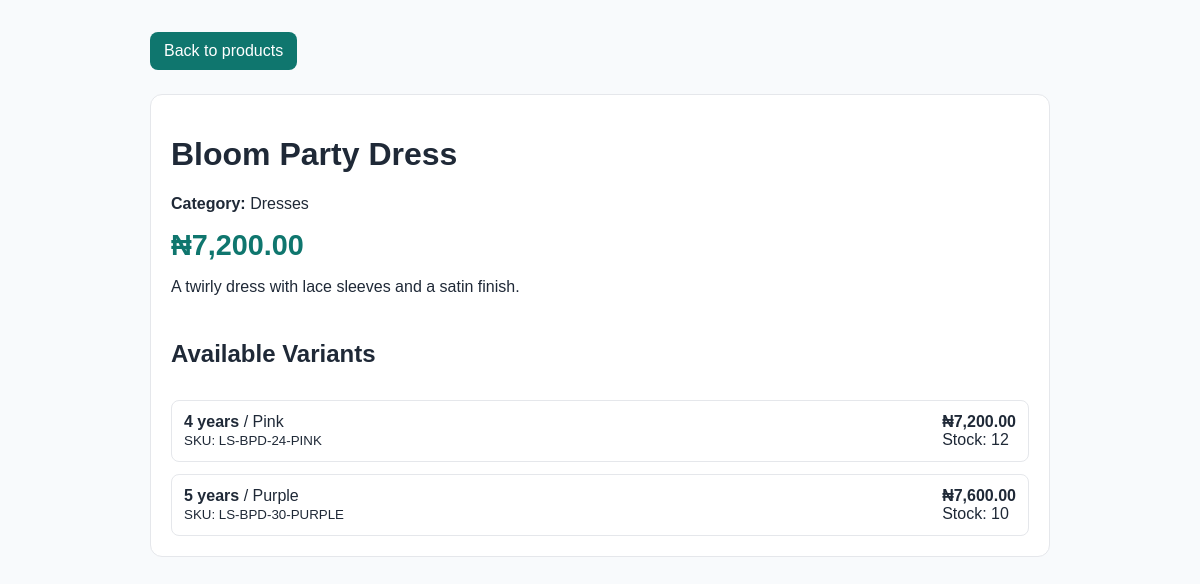
The app's page /product_detail.php?id=2 with its own data.
### tables this page shows
CREATE TABLE products (
    product_id BIGINT UNSIGNED NOT NULL AUTO_INCREMENT,
    category_id BIGINT UNSIGNED NOT NULL,
    product_name VARCHAR(180) NOT NULL,
    brand VARCHAR(100) DEFAULT NULL,
    description TEXT,
    base_price DECIMAL(10,2) NOT NULL,
    status ENUM('active', 'draft', 'out_of_stock', 'archived') NOT NULL DEFAULT 'active',
    is_featured TINYINT(1) NOT NULL DEFAULT 0,
    is_new_arrival TINYINT(1) NOT NULL DEFAULT 0,
    created_at TIMESTAMP NOT NULL DEFAULT CURRENT_TIMESTAMP,
    updated_at TIMESTAMP NOT NULL DEFAULT CURRENT_TIMESTAMP ON UPDATE CURRENT_TIMESTAMP,
    PRIMARY KEY (product_id),
    KEY idx_products_category (category_id),
    KEY idx_products_name (product_name),
    CONSTRAINT fk_products_category FOREIGN KEY (category_id)
        REFERENCES categories(category_id)
        ON UPDATE CASCADE
        ON DELETE RESTRICT,
    CHECK (base_price >= 0)
);

CREATE TABLE categories (
    category_id BIGINT UNSIGNED NOT NULL AUTO_INCREMENT,
    parent_category_id BIGINT UNSIGNED DEFAULT NULL,
    category_name VARCHAR(100) NOT NULL,
    slug VARCHAR(120) NOT NULL,
    description TEXT,
    status ENUM('active', 'inactive') NOT NULL DEFAULT 'active',
    created_at TIMESTAMP NOT NULL DEFAULT CURRENT_TIMESTAMP,
    updated_at TIMESTAMP NOT NULL DEFAULT CURRENT_TIMESTAMP ON UPDATE CURRENT_TIMESTAMP,
    PRIMARY KEY (category_id),
    UNIQUE KEY uq_categories_slug (slug),
    KEY idx_categories_parent (parent_category_id),
    CONSTRAINT fk_categories_parent FOREIGN KEY (parent_category_id)
        REFERENCES categories(category_id)
        ON UPDATE CASCADE
        ON DELETE RESTRICT
);

CREATE TABLE product_variants (
    variant_id BIGINT UNSIGNED NOT NULL AUTO_INCREMENT,
    product_id BIGINT UNSIGNED NOT NULL,
    sku VARCHAR(100) NOT NULL,
    size_label VARCHAR(30) NOT NULL,
    colour VARCHAR(50) NOT NULL,
    variant_price DECIMAL(10,2) DEFAULT NULL,
    stock_quantity INT UNSIGNED NOT NULL DEFAULT 0,
    status ENUM('active', 'inactive', 'discontinued') NOT NULL DEFAULT 'active',
    created_at TIMESTAMP NOT NULL DEFAULT CURRENT_TIMESTAMP,
    updated_at TIMESTAMP NOT NULL DEFAULT CURRENT_TIMESTAMP ON UPDATE CURRENT_TIMESTAMP,
    PRIMARY KEY (variant_id),
    UNIQUE KEY uq_variants_sku (sku),
    KEY idx_variants_product (product_id),
    KEY idx_variants_sku_lookup (sku),
    CONSTRAINT fk_variants_product FOREIGN KEY (product_id)
        REFERENCES products(product_id)
        ON UPDATE CASCADE
        ON DELETE CASCADE,
    CHECK (stock_quantity >= 0),
    CHECK (variant_price IS NULL OR variant_price >= 0),
    CHECK (size_label <> ''),
    CHECK (colour <> '')
);

### app/ProductRepository.php (called while the page is built, shortened)
<?php
class ProductRepository
{
    public function getProductById(int $productId): ?array
    {
        $pdo = Database::getConnection();
        $sql = '
            SELECT p.*, c.category_name
            FROM products p
            INNER JOIN categories c ON c.category_id = p.category_id
            WHERE p.product_id = :product_id
            LIMIT 1
        ';
        $stmt = $pdo->prepare($sql);
        $stmt->execute(['product_id' => $productId]);
        $product = $stmt->fetch();
        return $product ?: null;
    }
    public function getVariantsForProduct(int $productId): array
    {
        $pdo = Database::getConnection();
        $sql = 'SELECT * FROM product_variants WHERE product_id = :product_id AND status = "active" ORDER BY size_label, colour';
        $stmt = $pdo->prepare($sql);
        $stmt->execute(['product_id' => $productId]);
        return $stmt->fetchAll();
    }
}

### product_detail.php (the view, shortened to what this page needs)
<?php
require __DIR__ . '/app/ProductRepository.php';
$productId = isset($_GET['id']) ? (int) $_GET['id'] : 0;
$repository = new ProductRepository();
$product = $repository->getProductById($productId);
$variants = $product ? $repository->getVariantsForProduct($productId) : [];
function formatMoney(float $amount): string
{
    return '₦' . number_format($amount, 2);
}
?>
<!DOCTYPE html>
<html lang="en">
<head>
</head>
<body>
<div class="container">
    <a href="product.php" class="btn">Back to products</a>
    <?php if (!$product): ?>
        <div class="card" style="margin-top: 24px;">Product not found.</div>
    <?php else: ?>
        <div class="card" style="margin-top: 24px;">
            <h1><?php echo htmlspecialchars($product['product_name'], ENT_QUOTES, 'UTF-8'); ?></h1>
            <p><strong>Category:</strong> <?php echo htmlspecialchars($product['category_name'], ENT_QUOTES, 'UTF-8'); ?></p>
            <div class="price"><?php echo formatMoney((float)$product['base_price']); ?></div>
            <p><?php echo nl2br(htmlspecialchars($product['description'] ?? '', ENT_QUOTES, 'UTF-8')); ?></p>
            <div class="variants">
                <h2>Available Variants</h2>
                <?php if (empty($variants)): ?>
                    <div class="card">No active variants for this product.</div>
                <?php else: ?>
                    <?php foreach ($variants as $variant): ?>
                        <div class="variant">
                            <div>
                                <strong><?php echo htmlspecialchars($variant['size_label'], ENT_QUOTES, 'UTF-8'); ?></strong>
                                <span> / <?php echo htmlspecialchars($variant['colour'], ENT_QUOTES, 'UTF-8'); ?></span><br>
                                <small>SKU: <?php echo htmlspecialchars($variant['sku'], ENT_QUOTES, 'UTF-8'); ?></small>
                            </div>
                            <div>
                                <div><strong><?php echo formatMoney((float)($variant['variant_price'] ?? $product['base_price'])); ?></strong></div>
                                <div>Stock: <?php echo (int)$variant['stock_quantity']; ?></div>
                            </div>
                        </div>
                    <?php endforeach; ?>
                <?php endif; ?>
            </div>
        </div>
    <?php endif; ?>
</div>
</body>
</html>

### product_detail.php (style rules this page uses)
body { font-family: Arial, sans-serif; background: #f8fafc; color: #1f2937; margin: 0; }
.container { max-width: 900px; margin: 0 auto; padding: 32px 20px 60px; }
.card { background: white; border: 1px solid #e5e7eb; border-radius: 12px; padding: 20px; }
.price { font-size: 1.8rem; font-weight: 700; color: #0f766e; margin: 12px 0; }
.variants { margin-top: 24px; display: grid; gap: 12px; }
.variant { display: flex; justify-content: space-between; align-items: center; border: 1px solid #e5e7eb; border-radius: 8px; padding: 12px; }
.btn { background: #0f766e; color: white; padding: 10px 14px; text-decoration: none; border-radius: 8px; display: inline-block; }

### records on screen
products: product_name "Bloom Party Dress", category.category_name "Dresses", base_price "₦7,200.00", description "A twirly dress with lace sleeves and a satin finish."
product_variants: size_label "4 years", colour "Pink", sku "LS-BPD-24-PINK", variant_price.base_price "₦7,200.00", stock_quantity "12"
product_variants: size_label "5 years", colour "Purple", sku "LS-BPD-30-PURPLE", variant_price "₦7,600.00", stock_quantity "10"
